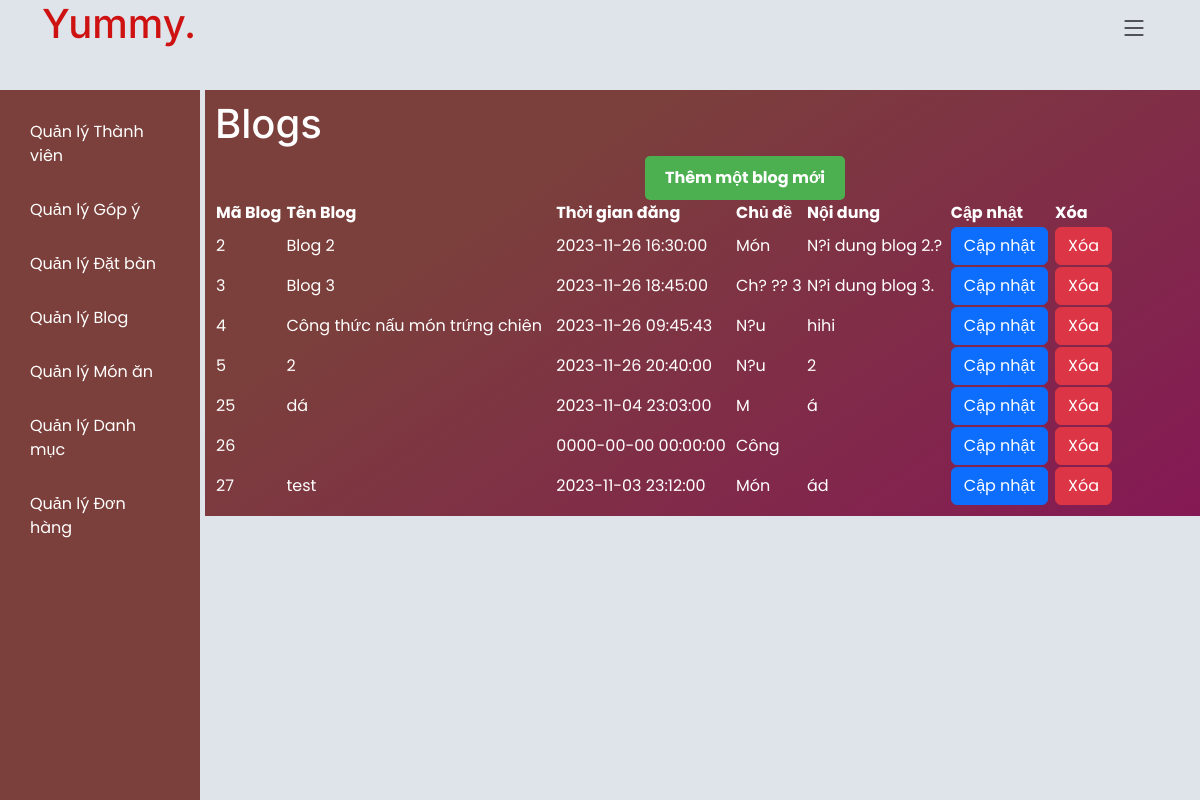
The app's page /admin/admin_home.php?page=admin_blogs (signed in) with its own data.
### tables this page shows
CREATE TABLE `blog` (
  `MaBlog` int(11) NOT NULL,
  `TenBlog` mediumtext NOT NULL,
  `ThoiGianDang` datetime NOT NULL,
  `ChuDe` varchar(50) NOT NULL,
  `NoiDung` longtext NOT NULL,
  `MaLoaiBlog` int(11) NOT NULL
);

### admin/admin_blogs.php (the view, shortened to what this page needs)
<?php
require_once("../components/connection.php");
$sql = "SELECT * from blog";
$result = $conn->query($sql);
?>
<!DOCTYPE html>
<html lang="en">
<head>
</head>
<body>
<?php
if ($result->num_rows > 0) {
?>
    <h1> Blogs </h1>
    <center>
    <a href="admin_home.php?page=admin_blogs_add" style="
        display: inline-block;
        padding: 10px 20px;
        color: white;
        background-color: #4CAF50;
        text-decoration: none;
        border-radius: 5px;
        font-size: 16px;
        font-weight: bold;
    ">Thêm một blog mới</a></center>
    <table width = 85%>
        <tr>
            <th>Mã Blog</th>
            <th>Tên Blog</th>
            <th>Thời gian đăng</th>
            <th>Chủ đề</th>
            <th>Nội dung</th>
            <th>Cập nhật</th>
            <th>Xóa</th>
        </tr>
        <?php while($row = $result->fetch_assoc()): ?>
        <tr>
            <td><?php echo $row["MaBlog"]; ?></td>
            <td><?php echo $row["TenBlog"]; ?></td>
            <td><?php echo $row["ThoiGianDang"]; ?></td>
            <td><?php echo $row["ChuDe"]; ?></td>
            <td><?php echo $row["NoiDung"]; ?></td>
            <td><button type="button" class="btn btn-primary" onclick="window.location.href='admin_home.php?page=admin_blogs_edit&mablog=<?php echo $row['MaBlog']; ?>'">Cập nhật</button> </td>
            <td><button type="button" class="btn btn-danger" onclick="if(confirm('Bạn chắc chưa?')) window.location.href='admin_blogs_delete.php?MaBlog=<?php echo $row['MaBlog']; ?>'">Xóa</button>
            </td>
        </tr>
        <?php endwhile; ?>
    </table>
<?php
} else {
    echo " <tr> <h1> Không có blog nào. </h1> </tr>";
}
?>
</body>
</html>

### assets/css/main.css (style rules this page uses)
:root { --font-default: "Open Sans", system-ui, -apple-system, "Segoe UI", Roboto, "Helvetica Neue", Arial, "Noto Sans", "Liberation Sans", sans-serif, "Apple Color Emoji", "Segoe UI Emoji", "Segoe UI Symbol", "Noto Color Emoji"; --font-primary: "Amatic SC", sans-serif; --font-secondary: "Inter", sans-serif; }
:root { --color-default: #212529; --color-primary: #ce1212; --color-secondary: #37373f; }
:root { scroll-behavior: smooth; }
body { font-family: var(--font-default); color: var(--color-default); }
a { color: var(--color-primary); text-decoration: none; }
h1, h2, h3, h4, h5, h6 { font-family: var(--font-secondary); }

### admin/admin_home.php (style rules this page uses)
body { font-family: Poppins, sans-serif; display: flex; background-color: #dee4ea; margin: 0; }

### records on screen
blog: MaBlog "2", TenBlog "Blog 2", ThoiGianDang "2023-11-26 16:30:00", ChuDe "Món", NoiDung "N?i dung blog 2.?"
blog: MaBlog "3", TenBlog "Blog 3", ThoiGianDang "2023-11-26 18:45:00", ChuDe "Ch? ?? 3", NoiDung "N?i dung blog 3."
blog: MaBlog "4", TenBlog "Công thức nấu món trứng chiên", ThoiGianDang "2023-11-26 09:45:43", ChuDe "N?u", NoiDung "hihi"
blog: MaBlog "5", TenBlog "2", ThoiGianDang "2023-11-26 20:40:00", ChuDe "N?u", NoiDung "2"
blog: MaBlog "25", TenBlog "dá", ThoiGianDang "2023-11-04 23:03:00", ChuDe "M", NoiDung "á"
blog: MaBlog "26", ThoiGianDang "0000-00-00 00:00:00", ChuDe "Công"
blog: MaBlog "27", TenBlog "test", ThoiGianDang "2023-11-03 23:12:00", ChuDe "Món", NoiDung "ád"
